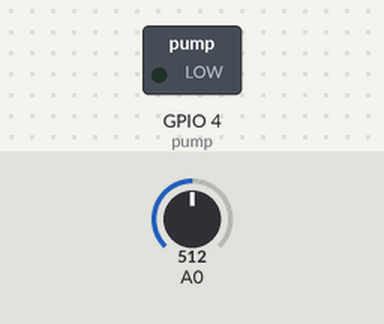
The sketch below on a simulated ESP8266 (NodeMCU). On the bench: switched loads named in the sketch (green lamp = pin HIGH). Inputs (shaded band) come from the test bench; at power-on: A0 = 512. WiFi joins after 1.5 s; servers stay silent unless stated; what the sketch prints to the serial monitor is not drawn.

Above: at 3.7 s.
3.8 s: A0 set to 491
At 4.1 s:
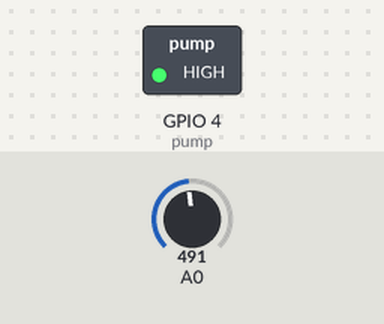
5.3 s: A0 set to 510
At 6.5 s:
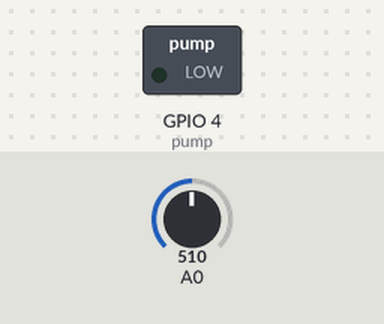
6.8 s: A0 set to 490
At 7.6 s:
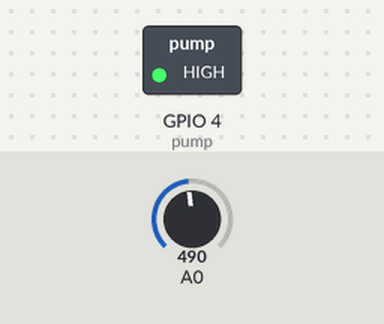
Timing chart, 0 to 9.8 s (numbered marks = the images above; inputs shaded):
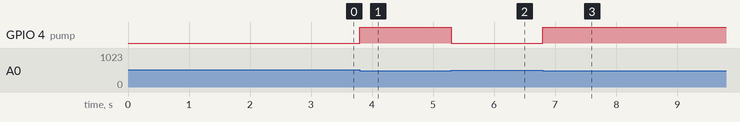

Measured:
- the behaviour switches between 501 and 500 on A0 (found by bisection; images 0 and 1)
- after the input at 3.8 s, GPIO 4 (pump): LOW → HIGH at once
- after the input at 5.3 s, GPIO 4 (pump): HIGH → LOW at once
- after the input at 6.8 s, GPIO 4 (pump): LOW → HIGH at once

The sketch:

WiFiClient.ino
```cpp
/*
 *  This sketch sends data via HTTP GET requests to data.sparkfun.com service.
 *
 *  You need to get streamId and privateKey at data.sparkfun.com and paste them
 *  below. Or just customize this script to talk to other HTTP servers.
 *
 */

#include <ESP8266WiFi.h>

// Replace these with your WiFi network settings
const char* ssid     = "MyDD2017";
const char* password = "mydd@2017";//replace this with your WiFi network password

int pump = 4;

void setup()
{
  pinMode(pump, OUTPUT);

  delay(1000);

  Serial.begin(115200);

  WiFi.begin(ssid, password);

  Serial.println();
  Serial.print("Connecting");
  while (WiFi.status() != WL_CONNECTED)
  {
    delay(500);
    Serial.print(".");
  }

  Serial.println("success!");
  Serial.print("IP Address is: ");
  Serial.println(WiFi.localIP());
}

void loop() {
  int data = analogRead(A0);
  Serial.println(data);

  if (data > 500){
    digitalWrite(pump, LOW);
  }
  else{
    digitalWrite(pump, HIGH);
  }
}
```
